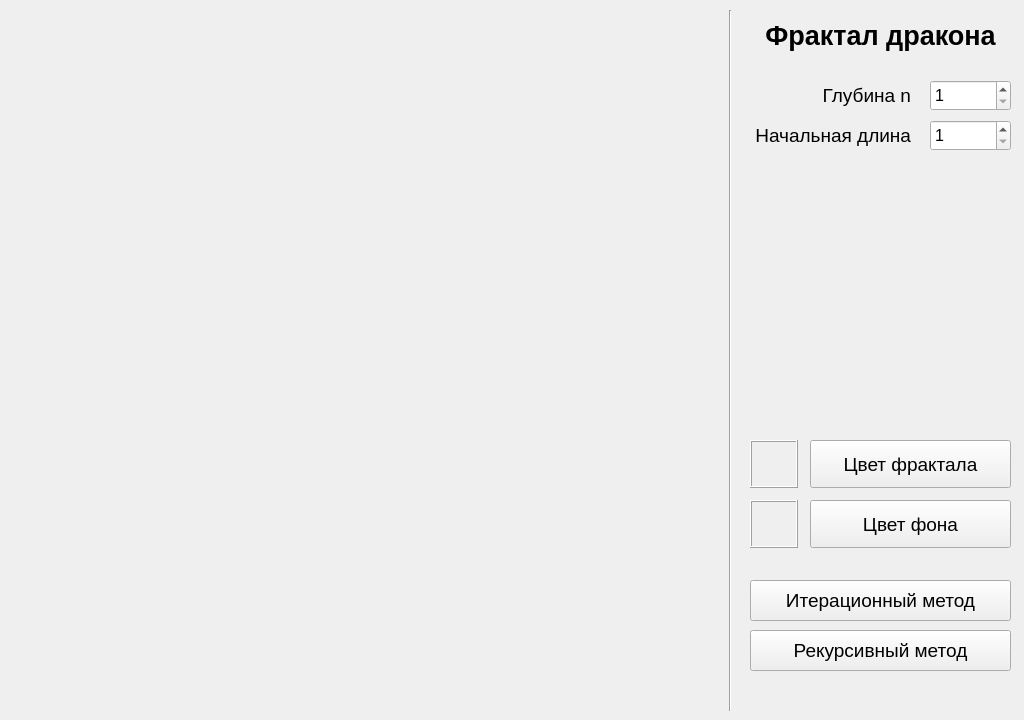
<?xml version="1.0" encoding="UTF-8"?>
<ui version="4.0">
 <class>MainWindow</class>
 <widget class="QMainWindow" name="MainWindow">
  <property name="geometry">
   <rect>
    <x>0</x>
    <y>0</y>
    <width>1024</width>
    <height>720</height>
   </rect>
  </property>
  <property name="windowTitle">
   <string>РК1: Фрактал дракона</string>
  </property>
  <widget class="QWidget" name="centralwidget">
   <widget class="QLabel" name="label">
    <property name="geometry">
     <rect>
      <x>750</x>
      <y>20</y>
      <width>261</width>
      <height>31</height>
     </rect>
    </property>
    <property name="font">
     <font>
      <pointsize>20</pointsize>
      <weight>75</weight>
      <bold>true</bold>
     </font>
    </property>
    <property name="text">
     <string>Фрактал дракона</string>
    </property>
    <property name="alignment">
     <set>Qt::AlignCenter</set>
    </property>
   </widget>
   <widget class="Line" name="line">
    <property name="geometry">
     <rect>
      <x>720</x>
      <y>10</y>
      <width>20</width>
      <height>701</height>
     </rect>
    </property>
    <property name="orientation">
     <enum>Qt::Vertical</enum>
    </property>
   </widget>
   <widget class="QSpinBox" name="nSpinBox">
    <property name="geometry">
     <rect>
      <x>930</x>
      <y>80</y>
      <width>81</width>
      <height>31</height>
     </rect>
    </property>
    <property name="font">
     <font>
      <pointsize>12</pointsize>
     </font>
    </property>
    <property name="minimum">
     <number>1</number>
    </property>
    <property name="maximum">
     <number>20</number>
    </property>
   </widget>
   <widget class="QLabel" name="nLabel">
    <property name="geometry">
     <rect>
      <x>750</x>
      <y>80</y>
      <width>161</width>
      <height>31</height>
     </rect>
    </property>
    <property name="font">
     <font>
      <pointsize>14</pointsize>
      <weight>50</weight>
      <bold>false</bold>
     </font>
    </property>
    <property name="text">
     <string>Глубина n</string>
    </property>
    <property name="alignment">
     <set>Qt::AlignRight|Qt::AlignTrailing|Qt::AlignVCenter</set>
    </property>
   </widget>
   <widget class="QPushButton" name="iterBtn">
    <property name="geometry">
     <rect>
      <x>750</x>
      <y>580</y>
      <width>261</width>
      <height>41</height>
     </rect>
    </property>
    <property name="font">
     <font>
      <pointsize>14</pointsize>
     </font>
    </property>
    <property name="text">
     <string>Итерационный метод</string>
    </property>
   </widget>
   <widget class="QPushButton" name="recBtn">
    <property name="geometry">
     <rect>
      <x>750</x>
      <y>630</y>
      <width>261</width>
      <height>41</height>
     </rect>
    </property>
    <property name="font">
     <font>
      <pointsize>14</pointsize>
     </font>
    </property>
    <property name="text">
     <string>Рекурсивный метод</string>
    </property>
   </widget>
   <widget class="QLabel" name="lineColor">
    <property name="geometry">
     <rect>
      <x>750</x>
      <y>440</y>
      <width>48</width>
      <height>48</height>
     </rect>
    </property>
    <property name="frameShape">
     <enum>QFrame::Box</enum>
    </property>
    <property name="frameShadow">
     <enum>QFrame::Raised</enum>
    </property>
    <property name="text">
     <string/>
    </property>
   </widget>
   <widget class="QLabel" name="bgColor">
    <property name="geometry">
     <rect>
      <x>750</x>
      <y>500</y>
      <width>48</width>
      <height>48</height>
     </rect>
    </property>
    <property name="frameShape">
     <enum>QFrame::Box</enum>
    </property>
    <property name="frameShadow">
     <enum>QFrame::Raised</enum>
    </property>
    <property name="text">
     <string/>
    </property>
   </widget>
   <widget class="QPushButton" name="lineColorBtn">
    <property name="geometry">
     <rect>
      <x>810</x>
      <y>440</y>
      <width>201</width>
      <height>48</height>
     </rect>
    </property>
    <property name="font">
     <font>
      <pointsize>14</pointsize>
     </font>
    </property>
    <property name="text">
     <string>Цвет фрактала</string>
    </property>
   </widget>
   <widget class="QPushButton" name="bgColorBtn">
    <property name="geometry">
     <rect>
      <x>810</x>
      <y>500</y>
      <width>201</width>
      <height>48</height>
     </rect>
    </property>
    <property name="font">
     <font>
      <pointsize>14</pointsize>
     </font>
    </property>
    <property name="text">
     <string>Цвет фона</string>
    </property>
   </widget>
   <widget class="Canvas" name="canvas" native="true">
    <property name="geometry">
     <rect>
      <x>10</x>
      <y>10</y>
      <width>700</width>
      <height>700</height>
     </rect>
    </property>
   </widget>
   <widget class="QLabel" name="lenLabel">
    <property name="geometry">
     <rect>
      <x>750</x>
      <y>120</y>
      <width>161</width>
      <height>31</height>
     </rect>
    </property>
    <property name="font">
     <font>
      <pointsize>14</pointsize>
      <weight>50</weight>
      <bold>false</bold>
     </font>
    </property>
    <property name="text">
     <string>Начальная длина</string>
    </property>
    <property name="alignment">
     <set>Qt::AlignRight|Qt::AlignTrailing|Qt::AlignVCenter</set>
    </property>
   </widget>
   <widget class="QSpinBox" name="lenSpinBox">
    <property name="geometry">
     <rect>
      <x>930</x>
      <y>120</y>
      <width>81</width>
      <height>31</height>
     </rect>
    </property>
    <property name="font">
     <font>
      <pointsize>12</pointsize>
     </font>
    </property>
    <property name="minimum">
     <number>1</number>
    </property>
    <property name="maximum">
     <number>10</number>
    </property>
    <property name="value">
     <number>1</number>
    </property>
   </widget>
  </widget>
 </widget>
 <customwidgets>
  <customwidget>
   <class>Canvas</class>
   <extends>QWidget</extends>
   <header location="global">canvas.h</header>
   <container>1</container>
  </customwidget>
 </customwidgets>
 <resources/>
 <connections/>
</ui>
